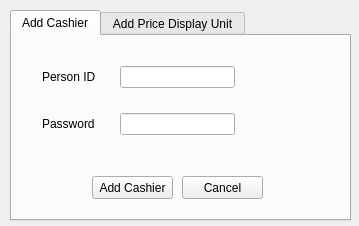
<?xml version="1.0" encoding="UTF-8"?>
<ui version="4.0">
 <class>NewUnit</class>
 <widget class="QWidget" name="NewUnit">
  <property name="geometry">
   <rect>
    <x>0</x>
    <y>0</y>
    <width>359</width>
    <height>226</height>
   </rect>
  </property>
  <property name="windowTitle">
   <string>Add new unit</string>
  </property>
  <property name="styleSheet">
   <string notr="true"/>
  </property>
  <widget class="QTabWidget" name="tabWidget">
   <property name="geometry">
    <rect>
     <x>10</x>
     <y>10</y>
     <width>341</width>
     <height>211</height>
    </rect>
   </property>
   <property name="styleSheet">
    <string notr="true">
</string>
   </property>
   <property name="currentIndex">
    <number>0</number>
   </property>
   <widget class="QWidget" name="addCashier">
    <attribute name="title">
     <string>Add Cashier</string>
    </attribute>
    <widget class="QPushButton" name="add_cashier">
     <property name="geometry">
      <rect>
       <x>80</x>
       <y>140</y>
       <width>81</width>
       <height>23</height>
      </rect>
     </property>
     <property name="styleSheet">
      <string notr="true"/>
     </property>
     <property name="text">
      <string>Add Cashier</string>
     </property>
    </widget>
    <widget class="QPushButton" name="cancel">
     <property name="geometry">
      <rect>
       <x>170</x>
       <y>140</y>
       <width>81</width>
       <height>23</height>
      </rect>
     </property>
     <property name="styleSheet">
      <string notr="true"/>
     </property>
     <property name="text">
      <string>Cancel</string>
     </property>
    </widget>
    <widget class="QWidget" name="gridLayoutWidget">
     <property name="geometry">
      <rect>
       <x>30</x>
       <y>20</y>
       <width>271</width>
       <height>91</height>
      </rect>
     </property>
     <layout class="QGridLayout" name="gridLayout" columnstretch="50,100,50">
      <property name="horizontalSpacing">
       <number>20</number>
      </property>
      <property name="verticalSpacing">
       <number>15</number>
      </property>
      <item row="0" column="0">
       <widget class="QLabel" name="label">
        <property name="styleSheet">
         <string notr="true"/>
        </property>
        <property name="text">
         <string>Person ID</string>
        </property>
       </widget>
      </item>
      <item row="0" column="1">
       <widget class="QLineEdit" name="person_id">
        <property name="styleSheet">
         <string notr="true"/>
        </property>
       </widget>
      </item>
      <item row="1" column="1">
       <widget class="QLineEdit" name="person_password">
        <property name="styleSheet">
         <string notr="true"/>
        </property>
        <property name="inputMask">
         <string/>
        </property>
        <property name="echoMode">
         <enum>QLineEdit::Password</enum>
        </property>
       </widget>
      </item>
      <item row="1" column="0">
       <widget class="QLabel" name="label_2">
        <property name="styleSheet">
         <string notr="true"/>
        </property>
        <property name="text">
         <string>Password</string>
        </property>
       </widget>
      </item>
      <item row="0" column="2">
       <widget class="QLabel" name="error_Id">
        <property name="text">
         <string/>
        </property>
       </widget>
      </item>
      <item row="1" column="2">
       <widget class="QLabel" name="error_Pwd">
        <property name="text">
         <string/>
        </property>
       </widget>
      </item>
     </layout>
    </widget>
   </widget>
   <widget class="QWidget" name="addPdu">
    <attribute name="title">
     <string>Add Price Display Unit</string>
    </attribute>
    <widget class="QPushButton" name="add_pdu">
     <property name="geometry">
      <rect>
       <x>80</x>
       <y>140</y>
       <width>81</width>
       <height>23</height>
      </rect>
     </property>
     <property name="styleSheet">
      <string notr="true"/>
     </property>
     <property name="text">
      <string>Add PDU</string>
     </property>
    </widget>
    <widget class="QPushButton" name="pdu_cancel">
     <property name="geometry">
      <rect>
       <x>170</x>
       <y>140</y>
       <width>81</width>
       <height>23</height>
      </rect>
     </property>
     <property name="styleSheet">
      <string notr="true"/>
     </property>
     <property name="text">
      <string>Cancel</string>
     </property>
    </widget>
    <widget class="QWidget" name="gridLayoutWidget_2">
     <property name="geometry">
      <rect>
       <x>30</x>
       <y>20</y>
       <width>271</width>
       <height>91</height>
      </rect>
     </property>
     <layout class="QGridLayout" name="gridLayout_2" columnstretch="50,100,50">
      <property name="horizontalSpacing">
       <number>20</number>
      </property>
      <property name="verticalSpacing">
       <number>15</number>
      </property>
      <item row="0" column="0">
       <widget class="QLabel" name="label_5">
        <property name="styleSheet">
         <string notr="true"/>
        </property>
        <property name="text">
         <string>Device ID</string>
        </property>
       </widget>
      </item>
      <item row="0" column="2">
       <widget class="QLabel" name="error_Dev">
        <property name="text">
         <string/>
        </property>
       </widget>
      </item>
      <item row="1" column="0">
       <widget class="QLabel" name="label_6">
        <property name="styleSheet">
         <string notr="true"/>
        </property>
        <property name="text">
         <string>Barcode</string>
        </property>
       </widget>
      </item>
      <item row="1" column="2">
       <widget class="QLabel" name="error_Bar">
        <property name="text">
         <string/>
        </property>
       </widget>
      </item>
      <item row="1" column="1">
       <widget class="QLineEdit" name="device_barcode">
        <property name="styleSheet">
         <string notr="true"/>
        </property>
       </widget>
      </item>
      <item row="0" column="1">
       <widget class="QLineEdit" name="device_id">
        <property name="styleSheet">
         <string notr="true"/>
        </property>
       </widget>
      </item>
     </layout>
    </widget>
   </widget>
  </widget>
 </widget>
 <resources/>
 <connections>
  <connection>
   <sender>cancel</sender>
   <signal>clicked()</signal>
   <receiver>NewUnit</receiver>
   <slot>close()</slot>
   <hints>
    <hint type="sourcelabel">
     <x>232</x>
     <y>166</y>
    </hint>
    <hint type="destinationlabel">
     <x>179</x>
     <y>120</y>
    </hint>
   </hints>
  </connection>
  <connection>
   <sender>pdu_cancel</sender>
   <signal>clicked()</signal>
   <receiver>NewUnit</receiver>
   <slot>close()</slot>
   <hints>
    <hint type="sourcelabel">
     <x>232</x>
     <y>166</y>
    </hint>
    <hint type="destinationlabel">
     <x>179</x>
     <y>120</y>
    </hint>
   </hints>
  </connection>
 </connections>
</ui>
